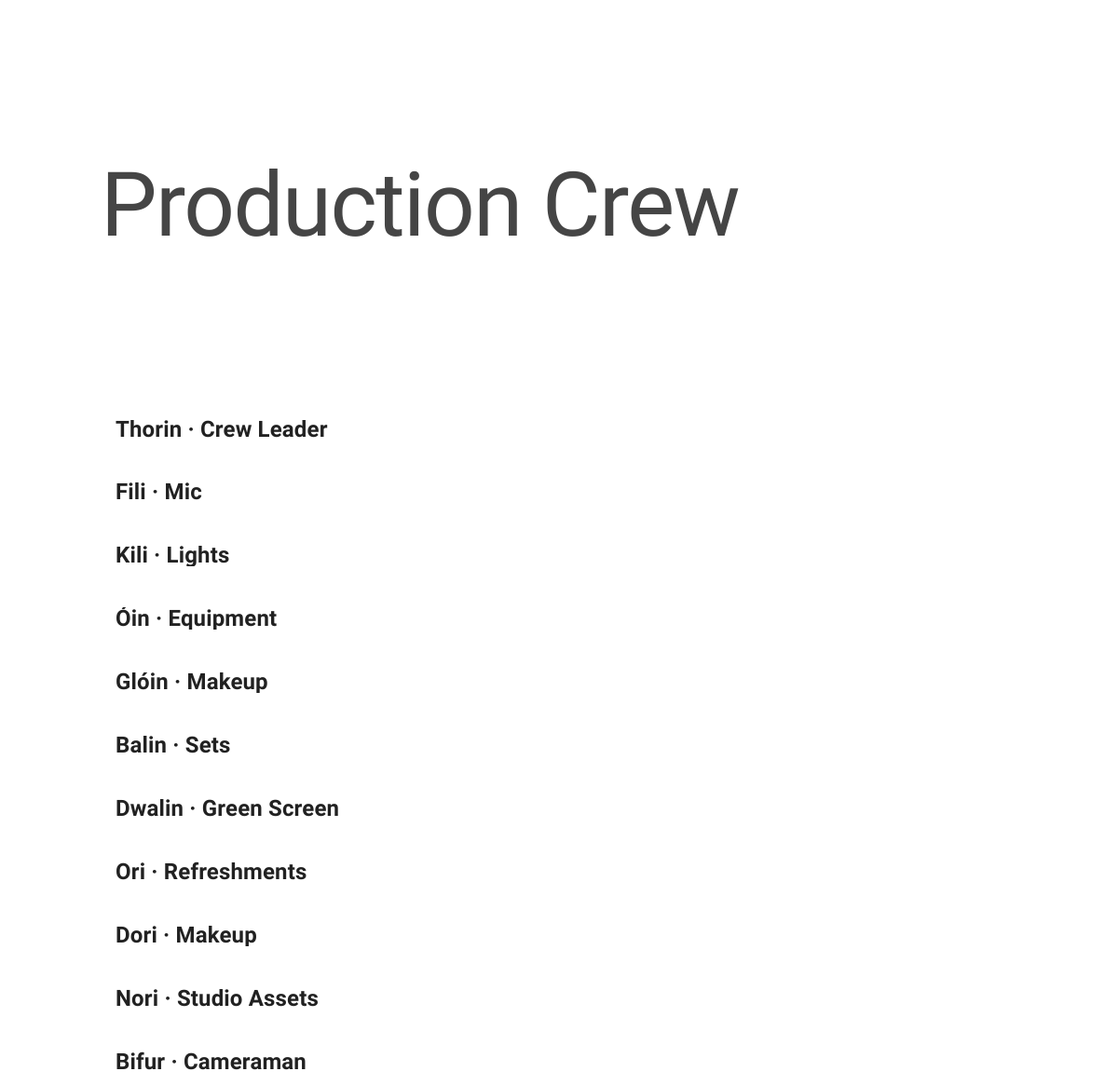
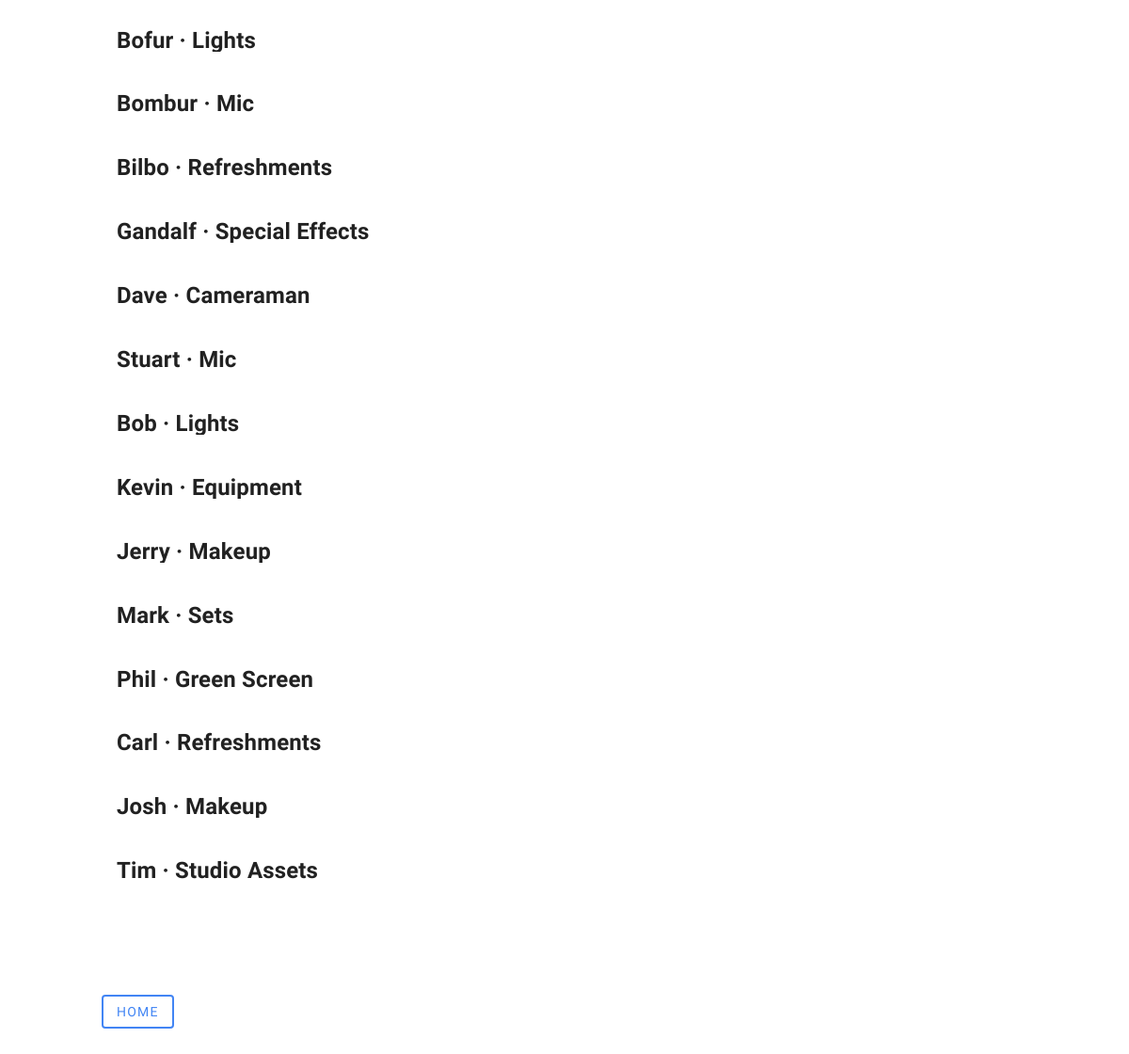
The page /crew.php on the database its author committed (2 pictures, top to bottom).
### tables this page shows
CREATE TABLE `PRODUCTION_CREW` (
	`CREW_NAME` VARCHAR(100) NOT NULL DEFAULT '',
	`JOB_DESCRIPTION` VARCHAR(1000) NOT NULL DEFAULT '' COMMENT 'Contains job done, equipment used and set worked on.'
);

### crew.php (the view, shortened to what this page needs)
<?php
include('config.php');
mysqli_query($connection, 'SET NAMES utf8');
?>
<!DOCTYPE html>
<html lang="en" dir="ltr">
  <head>
  </head>
  <body oncontextmenu="return false;" ondragstart="return false;" ondrop="return false;" class="mdc-typography">
    <link rel="stylesheet" href="bundle.css">
    <div class="details">
      <h1 class="mdc-typography mdc-typography--headline1 headline">Production Crew</h1>
      <br><br>
      <ul class="mdc-list">
        <?php
          $query = mysqli_query($connection, "SELECT * FROM PRODUCTION_CREW");
              while ($row = mysqli_fetch_assoc($query)) {
                  $name = $row["CREW_NAME"];
                  $job = $row["JOB_DESCRIPTION"];
                  echo "<h2><li class='mdc-list-item'><span class='mdc-list-item__text'>$name · $job</span></li></h2>";
              }
        ?>
      </ul>
      <br><br>
      <button class="mdc-button mdc-button--outlined" onclick="location.href='index.php';">
        <span class="mdc-button__label">Home</span>
      </button>
    </div>
  </body>
</html>

### crew.php (style rules this page uses)
html, body { height: 100%; }
body { padding: 100px; font-family: Product Sans; color: #454545; font-size: 2em; }
.details { margin: auto; padding-bottom: 50px; }

### rows shown on the page
production_crew: CREW_NAME "Thorin", JOB_DESCRIPTION "Crew Leader"
production_crew: CREW_NAME "Fili", JOB_DESCRIPTION "Mic"
production_crew: CREW_NAME "Kili", JOB_DESCRIPTION "Lights"
production_crew: CREW_NAME "Óin", JOB_DESCRIPTION "Equipment"
production_crew: CREW_NAME "Glóin", JOB_DESCRIPTION "Makeup"
production_crew: CREW_NAME "Balin", JOB_DESCRIPTION "Sets"
production_crew: CREW_NAME "Dwalin", JOB_DESCRIPTION "Green Screen"
production_crew: CREW_NAME "Ori", JOB_DESCRIPTION "Refreshments"
production_crew: CREW_NAME "Dori", JOB_DESCRIPTION "Makeup"
production_crew: CREW_NAME "Nori", JOB_DESCRIPTION "Studio Assets"
production_crew: CREW_NAME "Bifur", JOB_DESCRIPTION "Cameraman"
production_crew: CREW_NAME "Bofur", JOB_DESCRIPTION "Lights"
production_crew: CREW_NAME "Bombur", JOB_DESCRIPTION "Mic"
production_crew: CREW_NAME "Bilbo", JOB_DESCRIPTION "Refreshments"
production_crew: CREW_NAME "Gandalf", JOB_DESCRIPTION "Special Effects"
production_crew: CREW_NAME "Dave", JOB_DESCRIPTION "Cameraman"
production_crew: CREW_NAME "Stuart", JOB_DESCRIPTION "Mic"
production_crew: CREW_NAME "Bob", JOB_DESCRIPTION "Lights"
production_crew: CREW_NAME "Kevin", JOB_DESCRIPTION "Equipment"
production_crew: CREW_NAME "Jerry", JOB_DESCRIPTION "Makeup"
production_crew: CREW_NAME "Mark", JOB_DESCRIPTION "Sets"
production_crew: CREW_NAME "Phil", JOB_DESCRIPTION "Green Screen"
production_crew: CREW_NAME "Carl", JOB_DESCRIPTION "Refreshments"
production_crew: CREW_NAME "Josh", JOB_DESCRIPTION "Makeup"
production_crew: CREW_NAME "Tim", JOB_DESCRIPTION "Studio Assets"
